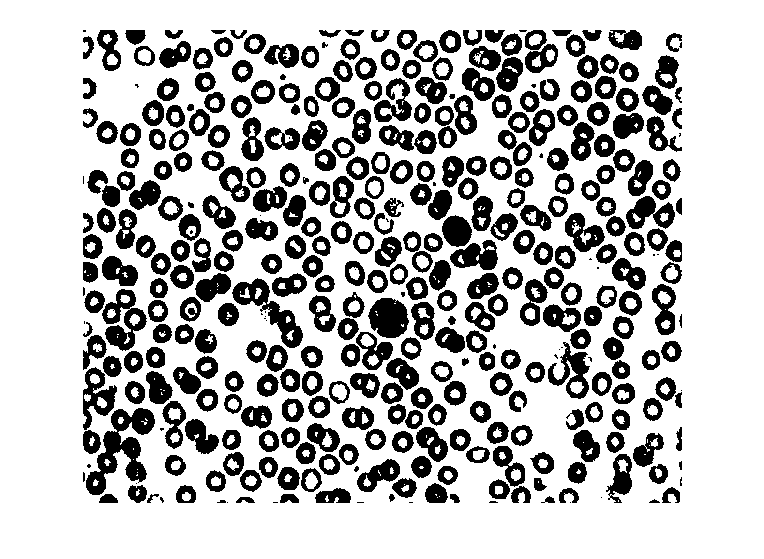
#> input picture SIP/Week5/cells_binary.png, 764 x 559 px; the run also reads 1 picture not shown here
$ jupyter execute --allow-errors notebook.ipynb   (older library calls are emulated)
#> lines starting #> are read from the running program, lines starting #| are printed output that depends on the picture; after the words box and inside, x2 and y2 are one past the last pixel; in counts of white or black regions, pixels touching at a corner belong together; long printed decimals are rounded
[cell 1]
import numpy as np
import scipy.ndimage as sn
import scipy.signal as ss
import matplotlib.pyplot as plt
from skimage.io import imsave
from skimage import morphology as mp
from skimage import transform
import math
from skimage.color import rgb2hsv, hsv2rgb
from skimage.util import random_noise as rn
from PIL.Image import open as imread
from PIL import ImageOps as Iops
import time

[cell 2]
def showG(im, boundaries = True):
    if np.average(im) < 1:
        im = im*255
    if boundaries:
        plt.imshow(im, cmap='gray', vmin=0, vmax=255)
    else:
        plt.imshow(im, cmap='gray')
    return plt.show()

def showC(im):
    plt.imshow(im, vmin=0, vmax=255)
    return plt.show()

[cell 3]
im1 = imread('cells_binary.png')
#> im1 is the input picture: PIL image 764x559 I;16; values 0 (black) and 65535 (white), 73.4% white; 395 black regions (49 under 20 px), largest, box (x1, y1, x2, y2) and area: (86, 408, 155, 495) 2460, (232, 278, 303, 348) 1487, (102, 289, 147, 351) 1333
g1 = Iops.grayscale(im1)
A1 = np.array(g1)
showG(A1)

[cell 4]
# Opening - erosian then dilation
disc = mp.disk(2)

# The morphological opening on an image is defined as an erosion followed by a dilation.
# Opening can remove small bright spots (i.e. “salt”) and connect small dark cracks.
# This tends to “open” up (dark) gaps between (bright) features.
# https://scikit-image.org/docs/dev/api/skimage.morphology.html#skimage.morphology.opening
res = mp.opening(A1, disc)
#> res: shape (559, 764); 70.9% white; 92 black regions (23 under 20 px), largest, box (x1, y1, x2, y2) and area: (219, 30, 682, 503) 52230, (83, 121, 322, 503) 27237, (513, 213, 646, 404) 9021
showG(res)

# The morphological closing on an image is defined as a dilation followed by an erosion.
# Closing can remove small dark spots (i.e. “pepper”) and connect small bright cracks.
# This tends to “close” up (dark) gaps between (bright) features.
# https://scikit-image.org/docs/dev/api/skimage.morphology.html#skimage.morphology.closing
res = mp.closing(A1, disc)
#> res: shape (559, 764); 74.8% white; 400 black regions (23 under 20 px), largest, box (x1, y1, x2, y2) and area: (86, 431, 147, 495) 1643, (368, 298, 409, 338) 1219, (83, 367, 117, 430) 911
showG(res)


res = A1[100:200,100:200]
#> res: shape (100, 100); 64.6% white; 19 black regions (3 under 20 px), largest, box (x1, y1, x2, y2) and area: (29, 80, 61, 100) 426, (42, 0, 64, 26) 352, (20, 23, 41, 46) 299
showG(res)
res = mp.opening(A1, disc)[100:200,100:200]
#> res: shape (100, 100); 61.5% white; 5 black regions (1 under 20 px), largest, box (x1, y1, x2, y2) and area: (0, 21, 61, 100) 1890, (42, 0, 92, 80) 1688, (87, 4, 100, 36) 212, (63, 96, 80, 100) 49
showG(res)
res = mp.closing(A1, disc)[100:200,100:200]
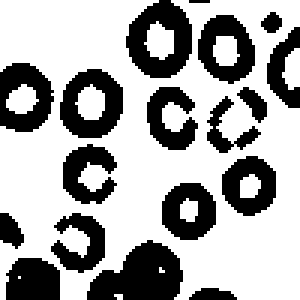
#> res: shape (100, 100) (shown 3 times larger); 66% white; 18 black regions (1 under 20 px), largest, box (x1, y1, x2, y2) and area: (29, 80, 61, 100) 424, (42, 0, 64, 26) 347, (20, 23, 41, 46) 297
showG(res)

[cell 5]
im2 = imread('blobs_inv.png')
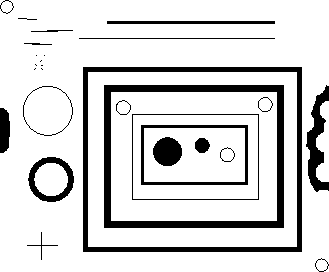
#> input picture SIP/Week5/blobs_inv.png, 329 x 272 px
#> im2 is the input picture: PIL image 329x272 L; 84.4% white; 28 black regions (8 under 20 px), largest, box (x1, y1, x2, y2) and area: (104, 85, 284, 228) 4326, (83, 67, 302, 252) 3940, (306, 85, 329, 192) 1108
g2 = Iops.grayscale(im2)
A2 = np.array(g2)
A2[A2 == 255] = 1
showG(A2)

[cell 6]
se1 = np.array([[1],
                [1],
                [1],
                [1],
                [1]])
se2 = mp.disk(5)
se3 = np.array([[0,0,0],
                [1,1,0],
                [1,1,0]])
showG(se1)
#> in showG (call 8), `return plt.show()`:
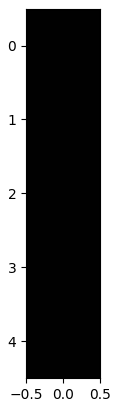
#> figure drawn by matplotlib, 1 panel
showG(se2)
#> in showG (call 9), `return plt.show()`:
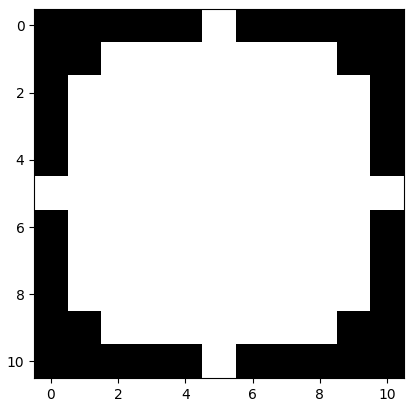
#> figure drawn by matplotlib, 1 panel
showG(se3)
#> in showG (call 10), `return plt.show()`:
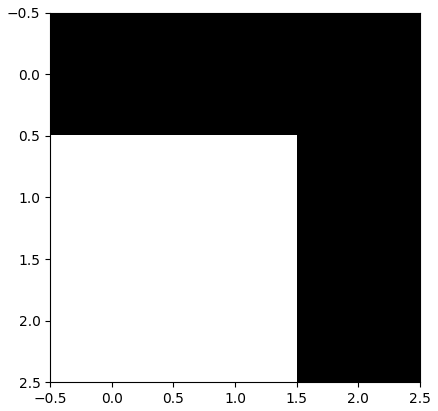
#> figure drawn by matplotlib, 1 panel

[cell 7]
showG(A2)

# Ask question about flipping the image on thursday since we do it to make the black edges the foreground.
def hit_miss(im, se):
    e = mp.binary_erosion
    f = im #f = 1-im # flip image to set white as background

    A = e(f, se)
    B = e(1-f, 1-se)
    return A*B

res = sn.morphology.binary_hit_or_miss(A2, se1)
#> res: shape (272, 329) bool; 73.4% white; 25 black regions (3 under 20 px), largest, box (x1, y1, x2, y2) and area: (104, 83, 284, 230) 5710, (83, 65, 302, 254) 5652, (141, 123, 248, 187) 1798
showG(res)

res = hit_miss(A2, se1)
#> in hit_miss, `B = e(1-f, 1-se)`: B: shape (272, 329) bool; every value is 1
showG(res)

res = mp.white_tophat(A2, se1)
#> res: shape (272, 329); values 0 (black) and 1 (white), 0.05% white in thin lines or dots
showG(res)
#> in showG (call 14), `im = im*255`: im: shape (272, 329); 0.05% white in thin lines or dots

res = mp.black_tophat(A2, se1)
#> res: shape (272, 329); values 0 (black) and 1 (white), 2.2% white; 31 white regions (17 under 20 px), largest, box (x1, y1, x2, y2) and area: (107, 21, 275, 24) 504, (144, 125, 245, 128) 303, (144, 182, 245, 185) 303
showG(res)

[cell 8]
res = hit_miss(A2, se2)
#> in hit_miss (call 2), `A = e(f, se)`:
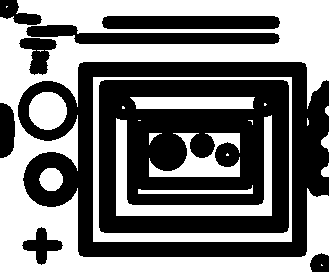
#> A: shape (272, 329) bool; 47.1% white; 21 white regions (9 under 20 px), largest, box (x1, y1, x2, y2) and area: (0, 0, 329, 272) 29295, (93, 77, 292, 242) 3805, (116, 115, 272, 216) 3385
#> in hit_miss (call 2), `B = e(1-f, 1-se)`: B: shape (272, 329) bool; 0.35% white; 4 white regions (2 under 20 px), largest, box (x1, y1, x2, y2) and area: (159, 143, 176, 160) 186, (0, 115, 5, 146) 120
#> in hit_miss (call 2), `return A*B`: returned value: shape (272, 329) bool; every value is 0
showG(res)
#> in showG (call 16), `im = im*255`: im: shape (272, 329) int64; every value is 0

res = mp.white_tophat(A2, se2)
#> res: shape (272, 329); values 0 (black) and 1 (white), 3.9% white; 94 white regions (81 under 20 px), largest, box (x1, y1, x2, y2) and area: (141, 115, 248, 125) 1000, (248, 125, 258, 185) 530, (133, 121, 141, 189) 484
showG(res)

res = mp.black_tophat(A2, se2)
#> res: shape (272, 329); values 0 (black) and 1 (white), 13.8% white; 57 white regions (38 under 20 px), largest, box (x1, y1, x2, y2) and area: (104, 85, 284, 228) 4326, (83, 67, 302, 252) 3940, (141, 125, 248, 185) 966
showG(res)

[cell 9]
res = hit_miss(A2, se3)
#> in hit_miss (call 3), `A = e(f, se)`: A: shape (272, 329) bool; 80.4% white; 28 black regions (7 under 20 px), largest, box (x1, y1, x2, y2) and area: (104, 84, 285, 228) 4944, (83, 66, 303, 252) 4728, (141, 124, 249, 185) 1288
#> in hit_miss (call 3), `B = e(1-f, 1-se)`: B: shape (272, 329) bool; 9.3% white; 12 white regions (3 under 20 px), largest, box (x1, y1, x2, y2) and area: (105, 86, 283, 227) 3094, (84, 68, 301, 251) 2368, (307, 87, 329, 191) 841
#> in hit_miss (call 3), `return A*B`: returned value: shape (272, 329) bool; 0.01% white in thin lines or dots, all inside (x1, y1, x2, y2) = (40, 0, 329, 247)
showG(res)

res = mp.white_tophat(A2, se3)
#> res: shape (272, 329); values 0 (black) and 1 (white), 0.01% white in thin lines or dots
showG(res)
#> in showG (call 20), `im = im*255`: im: shape (272, 329); 0.01% white in thin lines or dots

res = mp.black_tophat(A2, se3)
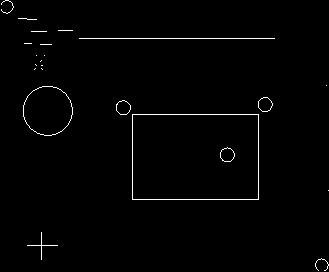
#> res: shape (272, 329); values 0 (black) and 1 (white), 1.2% white in thin lines or dots
showG(res)
#> in showG (call 21), `im = im*255`: im: shape (272, 329); 1.2% white in thin lines or dots

[cell 10]
im3 = imread('digits_binary_inv.png')
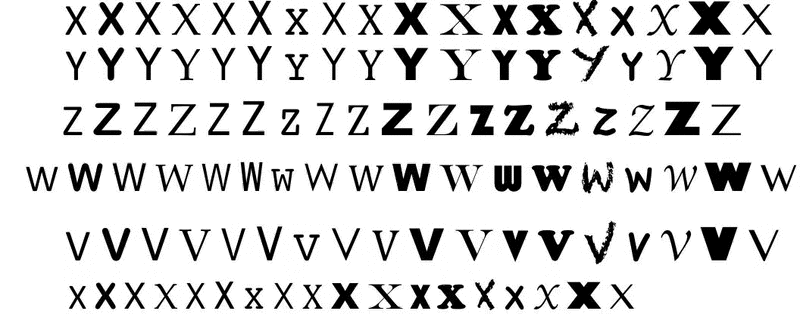
#> input picture SIP/Week5/digits_binary_inv.png, 800 x 314 px
#> im3 is the input picture: PIL image 800x314 I;16; min 514, max 65278, mean 56044.1
#g3 = Iops.grayscale(im3)
A3 = np.round(np.array(im3) / np.max(np.array(im3))).astype(np.int)
#> A3: shape (314, 800) int64; values 0 (black) and 1 (white), 85.9% white; 121 black regions (9 under 20 px), largest, box (x1, y1, x2, y2) and area: (689, 1, 730, 35) 927, (705, 163, 751, 191) 924, (701, 227, 737, 260) 810
showG(A3)

[cell 11]
def getX(pad = 0, im = A3):
    return 1-np.pad(1-im[6:35,66:86], pad)

x = getX()
showG(mp.binary_dilation(hit_miss(A3, x), 1-x))
#> in hit_miss (call 4), `A = e(f, se)`: A: shape (314, 800) bool; 17.9% white; 85 white regions (48 under 20 px), largest, box (x1, y1, x2, y2) and area: (0, 0, 800, 314) 32955, (731, 0, 800, 154) 5170, (269, 145, 589, 155) 757
#> in hit_miss (call 4), `B = e(1-f, 1-se)`: B: shape (314, 800) bool; 0.02% white; 6 white regions (5 under 20 px), largest, box (x1, y1, x2, y2) and area: (706, 15, 714, 21) 37
#> in hit_miss (call 4), `return A*B`: returned value: shape (314, 800) bool; 0% white in thin lines or dots, all inside (x1, y1, x2, y2) = (76, 20, 77, 21)
#> in showG (call 23), `im = im*255`:
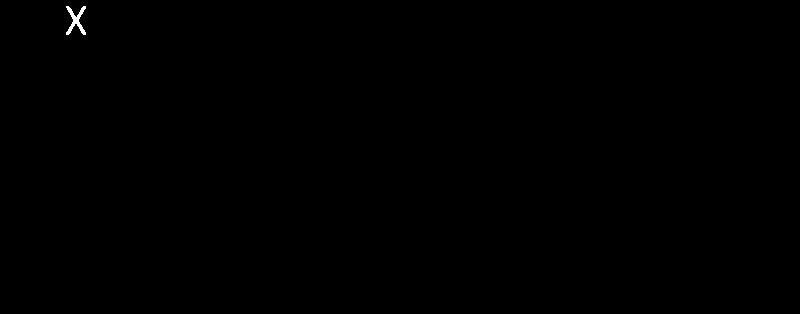
#> im: shape (314, 800) int64; 0.09% white; 1 white region, box (x1, y1, x2, y2) and area: (66, 6, 86, 35) 230

[cell 12]
se = mp.square(9)

modIm = 1-A3
modIm = mp.binary_closing(modIm, se)
#> modIm: shape (314, 800) bool; 18.4% white; 108 white regions (1 under 20 px), largest, box (x1, y1, x2, y2) and area: (689, 0, 730, 35) 1048, (705, 163, 751, 191) 1032, (701, 227, 737, 260) 854
modIm = mp.skeletonize(modIm)
#> modIm: shape (314, 800) bool; 2.5% white in thin lines or dots

for _ in range(5):
    modIm = mp.binary_dilation(modIm, se)
    modIm = mp.skeletonize(modIm)
#> this loop made 5 passes
#> pass 1, `modIm = mp.binary_dilation(modIm, se)`:
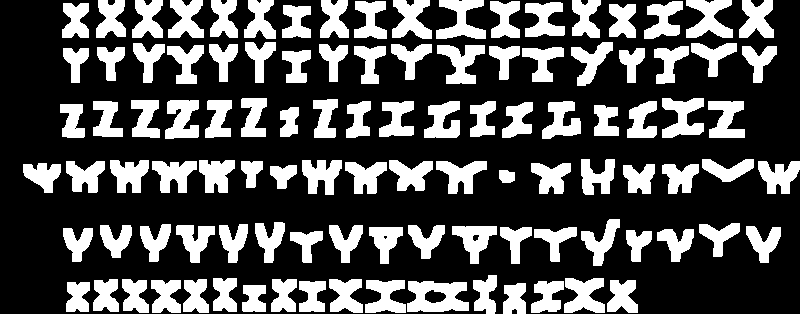
#> modIm: shape (314, 800) bool; 31.2% white; 107 white regions, largest, box (x1, y1, x2, y2) and area: (407, 281, 469, 312) 1389, (686, 0, 733, 38) 1089, (436, 0, 486, 39) 1058

x = getX(pad = 0, im = modIm)
modX = x[7:-6, 5:-6]
showG(modX)

showG(modIm)

res = hit_miss(modIm, modX)
showG(mp.binary_dilation(res, 1-getX()))
print(np.sum(res), 'matches')
#| 28 matches

[cell 13]
x = getX(pad = 12)
#x = mp.skeletonize(1-x)
x = np.array((1-x), dtype='uint8')
#print(x)
modx = np.copy(x)
modx = np.where(modx == 0, -1, 1)
#print(modx)
modx = np.where(modx == 1, -1, 0)
#modx = np.where(modx == -1, 1, 0)
modx[:,0:5] = 0
modx[:,-5:] = 0
modx[0:5,:] = 0
modx[-5:,:] = 0
modx[:,0:1] = 1
modx[:,-1:] = 1
modx[0:1,:] = 1
modx[-1:,:] = 1
plt.imshow(modx,cmap='gray')
plt.show()

#> (the rest of this cell did not finish here and is left out)

[cell 14]
im4 = imread('money_bin.jpg')
g4 = Iops.grayscale(im4)
A4 = np.array(g4)
A4 = np.round(np.array(im4) / np.max(np.array(im4))).astype(np.int)
showG(A4)

[cell 15]
# [12 lines left out: function count_regions, not called in this run]

[cell 16]
m05 = np.full((80,80),0)
start, stop = 30,50
m05[start:stop,start:stop] = -1
m05[start+1:stop-1,start+1:stop-1] = 0
m05[39:40,39:40] = -1
m05 = np.pad(m05,1,'constant',constant_values=1)

m1 = np.full((70,70),0)
start, stop = 25,45
m1[start:stop,start:stop] = -1
m1[start+1:stop-1,start+1:stop-1] = 0
m1[34:35,34:35] = 1
m1 = np.pad(m1,1,'constant',constant_values=1)

m2 = np.full((80,80),0)
start, stop = 30,50
m2[start:stop,start:stop] = -1
m2[start+1:stop-1,start+1:stop-1] = 0
m2[39:40,39:40] = 1
m2 = np.pad(m2,1,'constant',constant_values=1)

m5 = np.full((90,90),0)
start, stop = 15,75
m5[start:stop,start:stop] = -1
m5[start+1:stop-1,start+1:stop-1] = 0
m5[44:45,44:45] = 1
m5 = np.pad(m5,1,'constant',constant_values=1)

m20 = np.full((90,90),0)
start, stop = 20,70
m20[start:stop,start:stop] = -1
m20[start+1:stop-1,start+1:stop-1] = 0
m20[44:45,44:45] = -1
m20 = np.pad(m20,1,'constant',constant_values=1)

# [11 lines left out: function count_coins, not called in this run]

#> (a cell that did not finish here is left out)

#> (a cell that did not finish here is left out)

[cell 19]
# [15 lines left out: function plt_diatom, not called in this run]

#> (a cell that did not finish here is left out)

[cell 21]
# [17 lines left out: function procrustes, not called in this run]

[cell 22]
b = 36
#> (the rest of this cell did not finish here and is left out)

[cell 23]
# [5 lines left out: function align_data_sets, not called in this run]

#> (a cell that did not finish here is left out)

[cell 25]
import numpy as np
from sklearn.neighbors import KNeighborsClassifier
#> (the rest of this cell did not finish here and is left out)

[cell 26]
knn = KNeighborsClassifier()
#> (the rest of this cell did not finish here and is left out)

#> (a cell that did not finish here is left out)

[cell 28]
whiteDot = np.array([[0,0,0,0,0],
                     [0,0,0,0,0],
                     [0,0,1,0,0],
                     [0,0,0,0,0],
                     [0,0,0,0,0]])
showG(whiteDot)

[cell 29]
from skimage.morphology import binary_dilation as bd
mask = [[0,0,0],
        [0,0,1],
        [0,0,0]]
#> (the rest of this cell did not finish here and is left out)

[cell 30]
import scipy
res = scipy.signal.convolve2d(whiteDot, mask, mode='same')
showG(res)

[cell 31]
def shiftKernel(im, a, b):
    n = 2*max(abs(a),abs(b))+1
    k = np.full((n,n), 0)
    k[-b+n//2,a+n//2] = 1
    return scipy.signal.convolve2d(im, k, mode='same')
showG(shiftKernel(whiteDot,-1,-1))

[cell 32]
def homoTransform(im, tx, ty):
#> called with im = array of shape (5, 5), tx = 0.6, ty = 1.2
    c = np.full_like(im, 0)
    H = np.array([[1,0,tx],
                  [0,1,-ty],
                  [0,0,1 ]])
    for y in range(im.shape[0]-1):
        for x in range(im.shape[1]-1):
            v = np.array([[x],
                          [y],
                          [1]])
            nv = np.dot(H,v)
            nx = int(np.round(nv[0]))
            ny = int(np.round(nv[1]))
            if(nx < 0 or nx > (im.shape[1]-1) or ny < 0 or ny > (im.shape[0]-1)):
                continue
            c[ny,nx] = im[y,x]
    return c
showG(homoTransform(whiteDot,0.6,1.2))

[cell 33]
#f(x-a, y-b) = exp(-i(ua + vb))F(u,v)

from scipy.fft import fft2, ifft2, fftshift, ifftshift

def fourier_shift(im, a, b):
#> called with a = 100.9, b = 100.9
    n1 = im.shape[0]
#> n1 = 314
    n2 = im.shape[1]
#> n2 = 800
    u,v = np.mgrid[0:n1,0:n2]
    k = np.exp(-2j*np.pi*(u*b/n1 + v*a/n2))

    k = fftshift(k)

    fft = fft2(im)
    filtered = fft * k
    return np.absolute(np.real(ifft2(filtered)))

res = fourier_shift(A3, 100.9, 100.9)
plt.imshow(res,cmap='gray',vmin=0,vmax=1)
plt.show()
print(res[2,3])
#| 0.8099

[cell 34]
fft = fft2(whiteDot)
for y in range(fft.shape[0]-1):
    for x in range(fft.shape[1]-1):
        fft[y,x] = fft[y,x] * np.exp(-2j*np.pi)
res = ifft2(fft)
showG(np.real(res))
